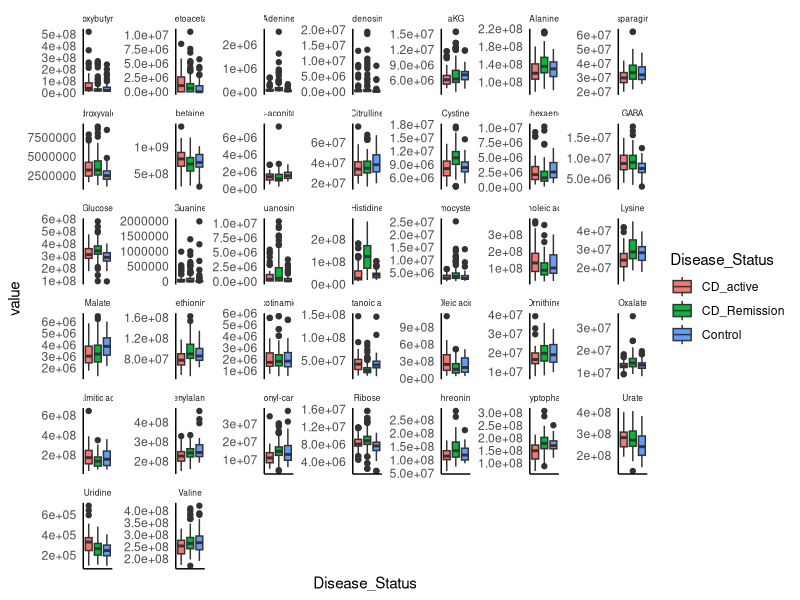

Here is the R script that generated this plot:
library(tidyverse)
library(magrittr)
data <- read_csv("Serum1_Data_TF.csv")
data <- read_csv("TF-N1_206s.csv")

data %<>% select(-contains("149"), -contains("150"), -contains("151"))
metadata <- read_csv("Serum1_Metadata.csv")
groups <- read_csv("metabolites groups.csv")

names(groups)[2] <- "Compound"

all <- 
  data %>% 
  pivot_longer(contains("_"), names_to = "SampleID", values_to = "value") %>% 
  left_join(groups) %>% 
  left_join(metadata, by = "SampleID") %>% 
  filter(Compound %in% groups$Compound) %>%
  filter(!(Compound == "Adenosine" & value >2e7)) %>%
  filter(!(Compound == "Guanine" & value >3e6))

pl <- 
  ggplot(all, aes(x = Disease_Status, y = value, fill = Disease_Status)) + 
  geom_boxplot() + 
  # geom_jitter(alpha = .3)+
  facet_wrap(~Compound, scales = "free_y") +
  theme_classic()+
  theme(axis.text.x = element_blank(), axis.ticks = element_blank()
        , strip.text = element_text(size = 6), strip.background = element_blank())

ggsave(paste0("all_with_fasting", "_metabolites.png"), pl, height = 15, width = 20)
